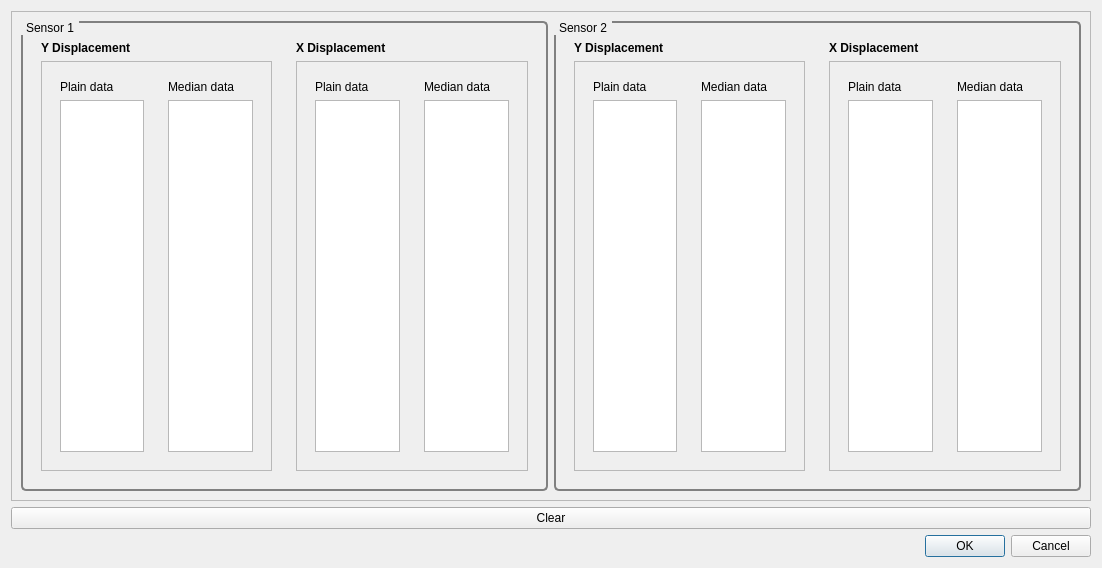
<?xml version="1.0" encoding="UTF-8"?>
<ui version="4.0">
 <class>logDialog</class>
 <widget class="QDialog" name="logDialog">
  <property name="geometry">
   <rect>
    <x>0</x>
    <y>0</y>
    <width>1102</width>
    <height>568</height>
   </rect>
  </property>
  <property name="windowTitle">
   <string>Log</string>
  </property>
  <property name="windowIcon">
   <iconset resource="../resources/res.qrc">
    <normaloff>:/logo.jpg</normaloff>:/logo.jpg</iconset>
  </property>
  <layout class="QVBoxLayout" name="verticalLayout_2">
   <item>
    <layout class="QVBoxLayout" name="verticalLayout">
     <item>
      <widget class="QFrame" name="frame">
       <property name="frameShape">
        <enum>QFrame::StyledPanel</enum>
       </property>
       <property name="frameShadow">
        <enum>QFrame::Raised</enum>
       </property>
       <layout class="QHBoxLayout" name="horizontalLayout">
        <item>
         <widget class="QGroupBox" name="groupBox">
          <property name="styleSheet">
           <string notr="true">QGroupBox {
     border: 2px solid gray;
     border-radius: 5px;
     margin-top: 1ex;
}

QGroupBox::title {
     subcontrol-origin: margin;
     subcontrol-position: top left;
     padding: 0 3px;
 }</string>
          </property>
          <property name="title">
           <string>Sensor 1</string>
          </property>
          <layout class="QHBoxLayout" name="horizontalLayout_3">
           <item>
            <widget class="QFrame" name="frame_2">
             <property name="frameShape">
              <enum>QFrame::NoFrame</enum>
             </property>
             <property name="frameShadow">
              <enum>QFrame::Raised</enum>
             </property>
             <property name="lineWidth">
              <number>0</number>
             </property>
             <layout class="QVBoxLayout" name="verticalLayout_9">
              <item>
               <widget class="QLabel" name="label_6">
                <property name="font">
                 <font>
                  <weight>75</weight>
                  <bold>true</bold>
                  <underline>false</underline>
                  <kerning>true</kerning>
                 </font>
                </property>
                <property name="text">
                 <string>Y Displacement</string>
                </property>
               </widget>
              </item>
              <item>
               <widget class="QFrame" name="frame_8">
                <property name="frameShape">
                 <enum>QFrame::StyledPanel</enum>
                </property>
                <property name="frameShadow">
                 <enum>QFrame::Raised</enum>
                </property>
                <property name="lineWidth">
                 <number>3</number>
                </property>
                <property name="midLineWidth">
                 <number>2</number>
                </property>
                <layout class="QHBoxLayout" name="horizontalLayout_5">
                 <item>
                  <widget class="QFrame" name="frame_6">
                   <property name="frameShape">
                    <enum>QFrame::NoFrame</enum>
                   </property>
                   <property name="frameShadow">
                    <enum>QFrame::Plain</enum>
                   </property>
                   <property name="lineWidth">
                    <number>0</number>
                   </property>
                   <layout class="QVBoxLayout" name="verticalLayout_8">
                    <item>
                     <widget class="QLabel" name="label">
                      <property name="frameShape">
                       <enum>QFrame::NoFrame</enum>
                      </property>
                      <property name="text">
                       <string>Plain data</string>
                      </property>
                     </widget>
                    </item>
                    <item>
                     <widget class="QPlainTextEdit" name="s1YEdit_raw">
                      <property name="verticalScrollBarPolicy">
                       <enum>Qt::ScrollBarAsNeeded</enum>
                      </property>
                      <property name="textInteractionFlags">
                       <set>Qt::TextSelectableByKeyboard|Qt::TextSelectableByMouse</set>
                      </property>
                     </widget>
                    </item>
                   </layout>
                  </widget>
                 </item>
                 <item>
                  <widget class="QFrame" name="frame_7">
                   <property name="frameShape">
                    <enum>QFrame::NoFrame</enum>
                   </property>
                   <property name="frameShadow">
                    <enum>QFrame::Plain</enum>
                   </property>
                   <property name="lineWidth">
                    <number>0</number>
                   </property>
                   <layout class="QVBoxLayout" name="verticalLayout_4">
                    <item>
                     <widget class="QLabel" name="label_5">
                      <property name="text">
                       <string>Median data</string>
                      </property>
                     </widget>
                    </item>
                    <item>
                     <widget class="QPlainTextEdit" name="s1YEdit_filtered">
                      <property name="textInteractionFlags">
                       <set>Qt::TextSelectableByKeyboard|Qt::TextSelectableByMouse</set>
                      </property>
                     </widget>
                    </item>
                   </layout>
                  </widget>
                 </item>
                </layout>
               </widget>
              </item>
             </layout>
            </widget>
           </item>
           <item>
            <widget class="QFrame" name="frame_3">
             <property name="frameShape">
              <enum>QFrame::NoFrame</enum>
             </property>
             <property name="frameShadow">
              <enum>QFrame::Raised</enum>
             </property>
             <property name="lineWidth">
              <number>0</number>
             </property>
             <layout class="QVBoxLayout" name="verticalLayout_14">
              <item>
               <widget class="QLabel" name="label_9">
                <property name="font">
                 <font>
                  <weight>75</weight>
                  <bold>true</bold>
                  <underline>false</underline>
                  <kerning>true</kerning>
                 </font>
                </property>
                <property name="text">
                 <string>X Displacement</string>
                </property>
               </widget>
              </item>
              <item>
               <widget class="QFrame" name="frame_9">
                <property name="frameShape">
                 <enum>QFrame::StyledPanel</enum>
                </property>
                <property name="frameShadow">
                 <enum>QFrame::Raised</enum>
                </property>
                <property name="lineWidth">
                 <number>3</number>
                </property>
                <property name="midLineWidth">
                 <number>2</number>
                </property>
                <layout class="QHBoxLayout" name="horizontalLayout_7">
                 <item>
                  <widget class="QFrame" name="frame_13">
                   <property name="frameShape">
                    <enum>QFrame::NoFrame</enum>
                   </property>
                   <property name="frameShadow">
                    <enum>QFrame::Plain</enum>
                   </property>
                   <property name="lineWidth">
                    <number>0</number>
                   </property>
                   <layout class="QVBoxLayout" name="verticalLayout_12">
                    <item>
                     <widget class="QLabel" name="label_10">
                      <property name="frameShape">
                       <enum>QFrame::NoFrame</enum>
                      </property>
                      <property name="text">
                       <string>Plain data</string>
                      </property>
                     </widget>
                    </item>
                    <item>
                     <widget class="QPlainTextEdit" name="s1XEdit_raw">
                      <property name="textInteractionFlags">
                       <set>Qt::TextSelectableByKeyboard|Qt::TextSelectableByMouse</set>
                      </property>
                     </widget>
                    </item>
                   </layout>
                  </widget>
                 </item>
                 <item>
                  <widget class="QFrame" name="frame_14">
                   <property name="frameShape">
                    <enum>QFrame::NoFrame</enum>
                   </property>
                   <property name="frameShadow">
                    <enum>QFrame::Plain</enum>
                   </property>
                   <property name="lineWidth">
                    <number>0</number>
                   </property>
                   <layout class="QVBoxLayout" name="verticalLayout_13">
                    <item>
                     <widget class="QLabel" name="label_11">
                      <property name="text">
                       <string>Median data</string>
                      </property>
                     </widget>
                    </item>
                    <item>
                     <widget class="QPlainTextEdit" name="s1XEdit_filtered">
                      <property name="textInteractionFlags">
                       <set>Qt::TextSelectableByKeyboard|Qt::TextSelectableByMouse</set>
                      </property>
                     </widget>
                    </item>
                   </layout>
                  </widget>
                 </item>
                </layout>
               </widget>
              </item>
             </layout>
            </widget>
           </item>
          </layout>
         </widget>
        </item>
        <item>
         <widget class="QGroupBox" name="groupBox_2">
          <property name="styleSheet">
           <string notr="true">QGroupBox {
     border: 2px solid gray;
     border-radius: 5px;
     margin-top: 1ex;
}

QGroupBox::title {
     subcontrol-origin: margin;
     subcontrol-position: top left;
     padding: 0 3px;
 }</string>
          </property>
          <property name="title">
           <string>Sensor 2</string>
          </property>
          <layout class="QHBoxLayout" name="horizontalLayout_2">
           <item>
            <widget class="QFrame" name="frame_4">
             <property name="frameShape">
              <enum>QFrame::NoFrame</enum>
             </property>
             <property name="frameShadow">
              <enum>QFrame::Raised</enum>
             </property>
             <property name="lineWidth">
              <number>0</number>
             </property>
             <layout class="QVBoxLayout" name="verticalLayout_17">
              <item>
               <widget class="QLabel" name="label_12">
                <property name="font">
                 <font>
                  <weight>75</weight>
                  <bold>true</bold>
                  <underline>false</underline>
                  <kerning>true</kerning>
                 </font>
                </property>
                <property name="text">
                 <string>Y Displacement</string>
                </property>
               </widget>
              </item>
              <item>
               <widget class="QFrame" name="frame_15">
                <property name="frameShape">
                 <enum>QFrame::StyledPanel</enum>
                </property>
                <property name="frameShadow">
                 <enum>QFrame::Raised</enum>
                </property>
                <property name="lineWidth">
                 <number>3</number>
                </property>
                <property name="midLineWidth">
                 <number>2</number>
                </property>
                <layout class="QHBoxLayout" name="horizontalLayout_8">
                 <item>
                  <widget class="QFrame" name="frame_16">
                   <property name="frameShape">
                    <enum>QFrame::NoFrame</enum>
                   </property>
                   <property name="frameShadow">
                    <enum>QFrame::Plain</enum>
                   </property>
                   <property name="lineWidth">
                    <number>0</number>
                   </property>
                   <layout class="QVBoxLayout" name="verticalLayout_15">
                    <item>
                     <widget class="QLabel" name="label_3">
                      <property name="frameShape">
                       <enum>QFrame::NoFrame</enum>
                      </property>
                      <property name="text">
                       <string>Plain data</string>
                      </property>
                     </widget>
                    </item>
                    <item>
                     <widget class="QPlainTextEdit" name="s2YEdit_raw">
                      <property name="textInteractionFlags">
                       <set>Qt::TextSelectableByKeyboard|Qt::TextSelectableByMouse</set>
                      </property>
                     </widget>
                    </item>
                   </layout>
                  </widget>
                 </item>
                 <item>
                  <widget class="QFrame" name="frame_17">
                   <property name="frameShape">
                    <enum>QFrame::NoFrame</enum>
                   </property>
                   <property name="frameShadow">
                    <enum>QFrame::Plain</enum>
                   </property>
                   <property name="lineWidth">
                    <number>0</number>
                   </property>
                   <layout class="QVBoxLayout" name="verticalLayout_6">
                    <item>
                     <widget class="QLabel" name="label_13">
                      <property name="text">
                       <string>Median data</string>
                      </property>
                     </widget>
                    </item>
                    <item>
                     <widget class="QPlainTextEdit" name="s2YEdit_filtered">
                      <property name="textInteractionFlags">
                       <set>Qt::TextSelectableByKeyboard|Qt::TextSelectableByMouse</set>
                      </property>
                     </widget>
                    </item>
                   </layout>
                  </widget>
                 </item>
                </layout>
               </widget>
              </item>
             </layout>
            </widget>
           </item>
           <item>
            <widget class="QFrame" name="frame_5">
             <property name="frameShape">
              <enum>QFrame::NoFrame</enum>
             </property>
             <property name="frameShadow">
              <enum>QFrame::Raised</enum>
             </property>
             <property name="lineWidth">
              <number>0</number>
             </property>
             <layout class="QVBoxLayout" name="verticalLayout_18">
              <item>
               <widget class="QLabel" name="label_14">
                <property name="font">
                 <font>
                  <weight>75</weight>
                  <bold>true</bold>
                  <underline>false</underline>
                  <kerning>true</kerning>
                 </font>
                </property>
                <property name="text">
                 <string>X Displacement</string>
                </property>
               </widget>
              </item>
              <item>
               <widget class="QFrame" name="frame_18">
                <property name="frameShape">
                 <enum>QFrame::StyledPanel</enum>
                </property>
                <property name="frameShadow">
                 <enum>QFrame::Raised</enum>
                </property>
                <property name="lineWidth">
                 <number>3</number>
                </property>
                <property name="midLineWidth">
                 <number>2</number>
                </property>
                <layout class="QHBoxLayout" name="horizontalLayout_9">
                 <item>
                  <widget class="QFrame" name="frame_19">
                   <property name="frameShape">
                    <enum>QFrame::NoFrame</enum>
                   </property>
                   <property name="frameShadow">
                    <enum>QFrame::Plain</enum>
                   </property>
                   <property name="lineWidth">
                    <number>0</number>
                   </property>
                   <layout class="QVBoxLayout" name="verticalLayout_16">
                    <item>
                     <widget class="QLabel" name="label_4">
                      <property name="frameShape">
                       <enum>QFrame::NoFrame</enum>
                      </property>
                      <property name="text">
                       <string>Plain data</string>
                      </property>
                     </widget>
                    </item>
                    <item>
                     <widget class="QPlainTextEdit" name="s2XEdit_raw">
                      <property name="textInteractionFlags">
                       <set>Qt::TextSelectableByKeyboard|Qt::TextSelectableByMouse</set>
                      </property>
                     </widget>
                    </item>
                   </layout>
                  </widget>
                 </item>
                 <item>
                  <widget class="QFrame" name="frame_20">
                   <property name="frameShape">
                    <enum>QFrame::NoFrame</enum>
                   </property>
                   <property name="frameShadow">
                    <enum>QFrame::Plain</enum>
                   </property>
                   <property name="lineWidth">
                    <number>0</number>
                   </property>
                   <layout class="QVBoxLayout" name="verticalLayout_7">
                    <item>
                     <widget class="QLabel" name="label_15">
                      <property name="text">
                       <string>Median data</string>
                      </property>
                     </widget>
                    </item>
                    <item>
                     <widget class="QPlainTextEdit" name="s2XEdit_filtered">
                      <property name="textInteractionFlags">
                       <set>Qt::TextSelectableByKeyboard|Qt::TextSelectableByMouse</set>
                      </property>
                     </widget>
                    </item>
                   </layout>
                  </widget>
                 </item>
                </layout>
               </widget>
              </item>
             </layout>
            </widget>
           </item>
          </layout>
         </widget>
        </item>
       </layout>
      </widget>
     </item>
     <item>
      <widget class="QPushButton" name="clearBtn">
       <property name="text">
        <string>Clear</string>
       </property>
      </widget>
     </item>
     <item>
      <widget class="QDialogButtonBox" name="buttonBox">
       <property name="orientation">
        <enum>Qt::Horizontal</enum>
       </property>
       <property name="standardButtons">
        <set>QDialogButtonBox::Cancel|QDialogButtonBox::Ok</set>
       </property>
      </widget>
     </item>
    </layout>
   </item>
  </layout>
 </widget>
 <resources>
  <include location="../resources/res.qrc"/>
 </resources>
 <connections>
  <connection>
   <sender>buttonBox</sender>
   <signal>accepted()</signal>
   <receiver>logDialog</receiver>
   <slot>accept()</slot>
   <hints>
    <hint type="sourcelabel">
     <x>248</x>
     <y>254</y>
    </hint>
    <hint type="destinationlabel">
     <x>157</x>
     <y>274</y>
    </hint>
   </hints>
  </connection>
  <connection>
   <sender>buttonBox</sender>
   <signal>rejected()</signal>
   <receiver>logDialog</receiver>
   <slot>reject()</slot>
   <hints>
    <hint type="sourcelabel">
     <x>316</x>
     <y>260</y>
    </hint>
    <hint type="destinationlabel">
     <x>286</x>
     <y>274</y>
    </hint>
   </hints>
  </connection>
 </connections>
</ui>
